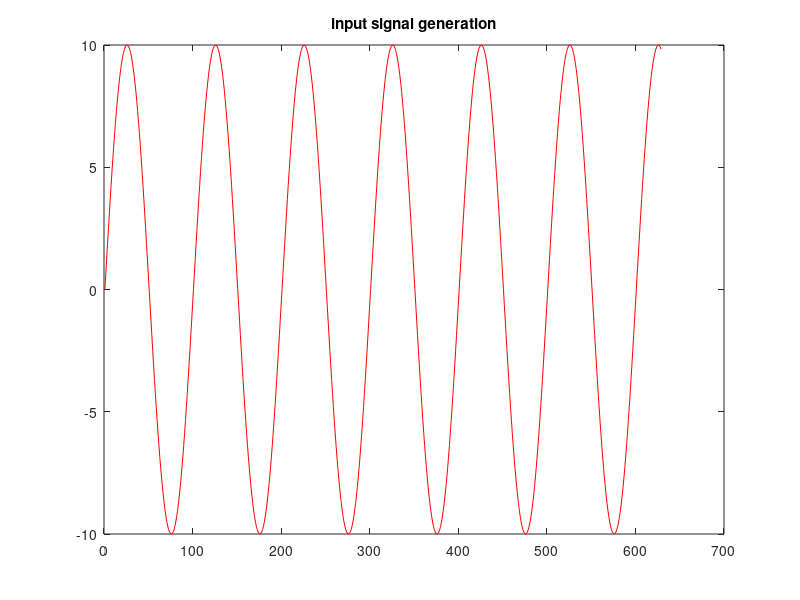
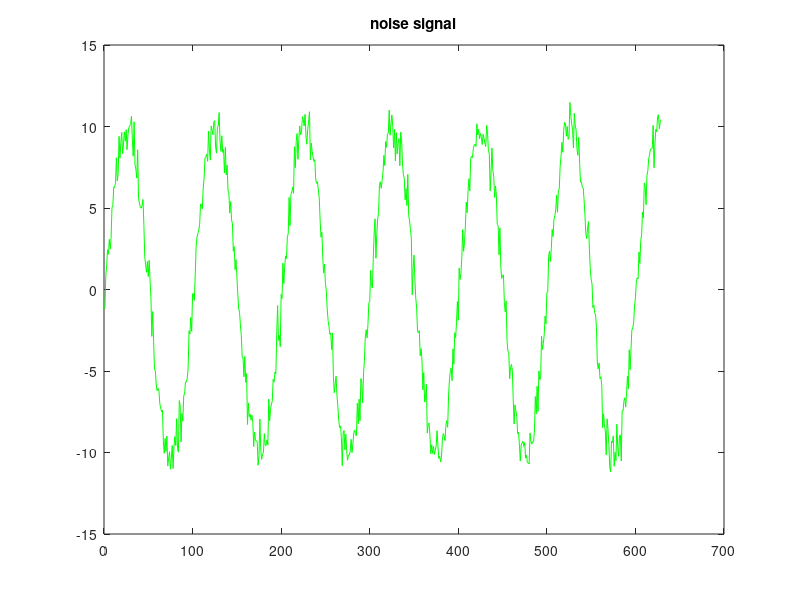
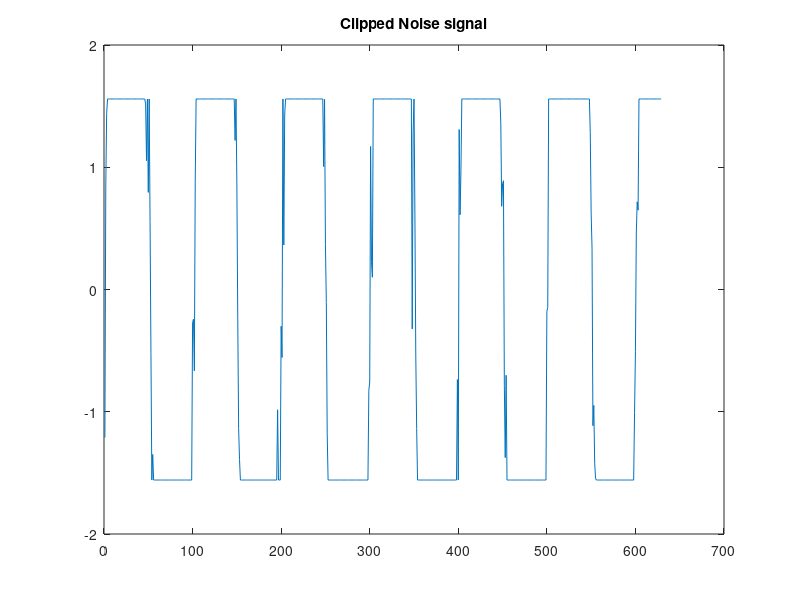
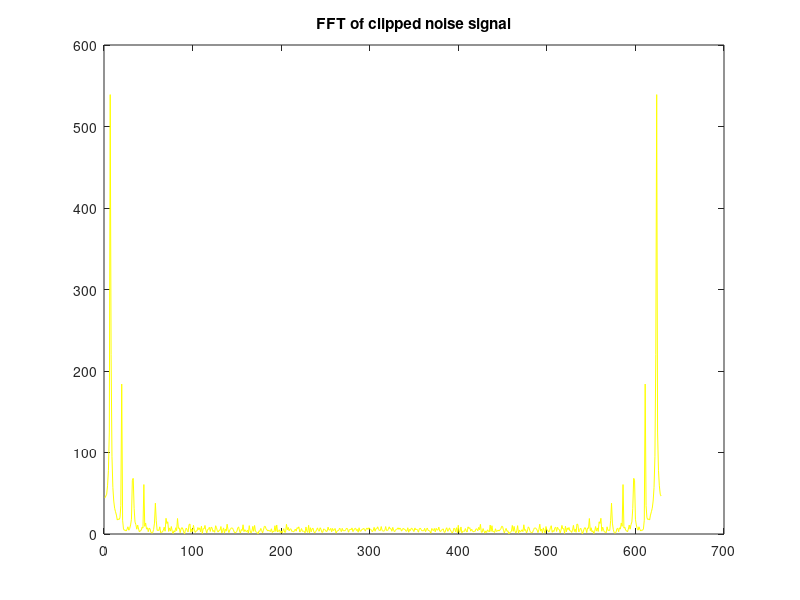

Here is the MATLAB script that generated these plots, in order:
clear all;
close all;
clc;
Fs1=30.72; % sampling Frequency 1
Fs2=61.44; % sampling Frequency 2
order1=50; % order 1
order2=90; % order 2
fc1=9; % Cutoff Frequency 1
fc2=9; % Cutoff Frequency 2
Fc1=fc1/(Fs1); % New Corner Frequency 1
Fc2=fc2/(Fs2); % New Corner Frequency 2
num1=fir1(order1,Fc1,'low',hann(order1+1)); % Numerator value 1 
num2=fir1(order2,Fc2,'low',hann(order2+1)); % Numerator value 2
den1=[1]; % Denominator Value 1
den2=[1]; % Denominator Value 2
% Generating random signal
f=1:1e+9:10e+9; % random frequency
t=0:0.01:2*pi;  % random time
x=zeros(1,length(t)); % define range
for i=1:length(f); 
x=x+sin(2*pi*f(i)*t); % sine wave form
end
% Random Signal
figure;plot(x,'r');title('input signal generation'); 
% noise adding
snr=2.51; % signal to noise ratio
x_noise=awgn(x,snr);
% plotting noise signal
figure;plot(x_noise,'g');title('noise signal')
% clip signal
x_noise(x_noise> 1.5585)=1.5585;
x_noise(x_noise<-1.5585)=-1.5585;
figure; plot(x_noise); title('Clipped Noise signal');
% FFT of Clipped Signal"
figure;plot(abs(fft(x_noise)),'y');
title('FFT of clipped noise signal');
% send through filter
y1=filter(num1,den1,x_noise);
y2=filter(num2,den2,x_noise);
% frequancy domain
figure;subplot(2,1,1); plot (y1);title('Filter 1 signal ');
subplot(2,1,2);plot (y2);title('Filter 2 signal');
%FFT of filtered signal
figure;subplot(2,1,1); plot(abs(fft(y1)),'b'); 
title('FFT of filtered 1 signal');
subplot(2,1,2); plot(abs(fft(y2)),'b'); 
title('FFT of filter 2 signal');
% Frequency Response of the filter 1
figure;subplot(2,1,1);
freqz(num1,den1);title('FILTER 1 FREQ RESPONSE');
figure;subplot(2,1,2);
freqz(num2,den2);title('FILTER 2 FREQ RESPONSE');
